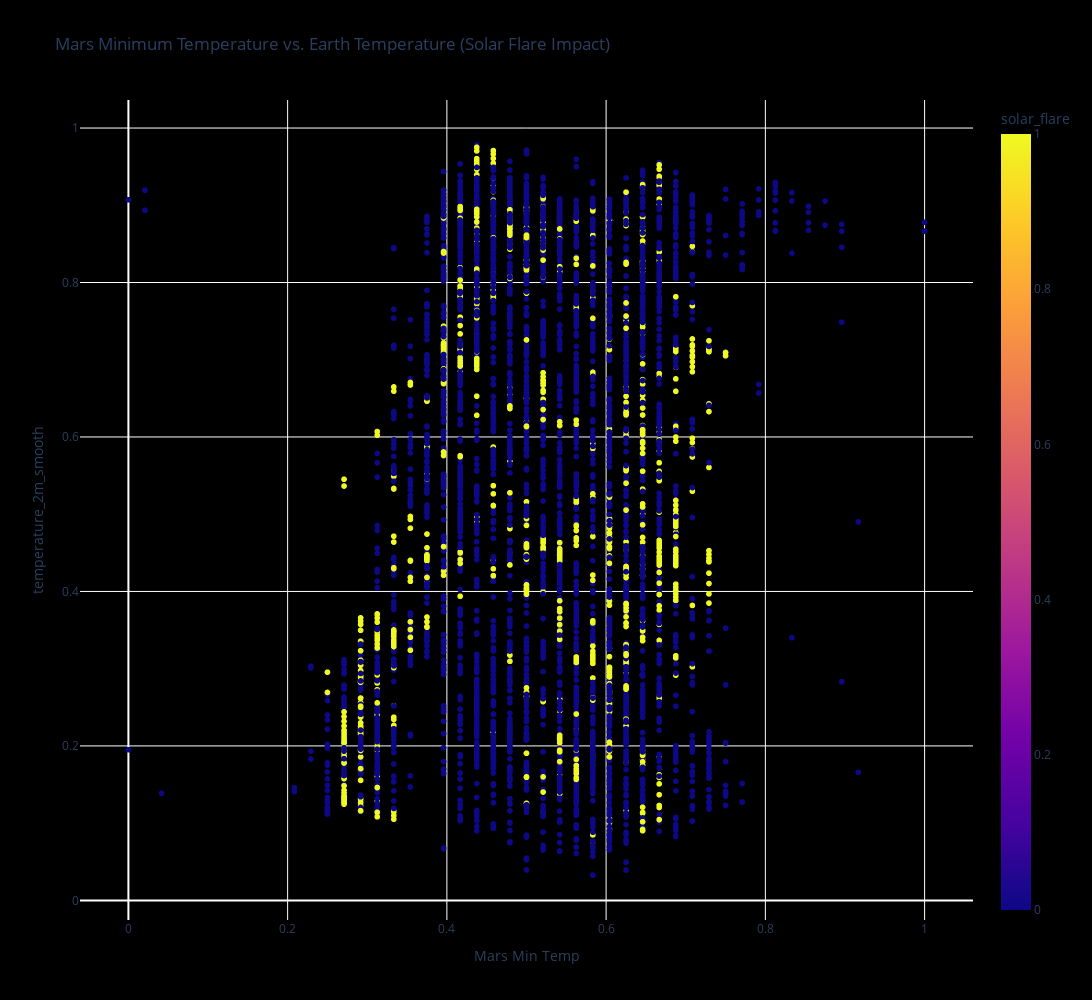

The code cell stored with this chart in its notebook:
### Code cell
fig = px.scatter(merged_df, x="min_temp", y="temperature_2m_smooth", color="solar_flare",
                  title="Mars Minimum Temperature vs. Earth Temperature (Solar Flare Impact)",
                  labels={"min_temp": "Mars Min Temp", "temperature_2m": "Earth Temperature"})
fig.update_layout(paper_bgcolor="#000000",
                  plot_bgcolor="#000000",
                  height=1000, 
                  width=2000)
fig.show()

### Figure 1 — Plotly figure (JSON) as saved in the notebook; plotly's stock layout.template omitted (floating-point values rounded to 4 significant figures; data arrays with more than 128 entries replaced by an {"elided": "..."} marker saying what was removed)
{"data": [{"hovertemplate": "Mars Min Temp=%{x}<br>temperature_2m_smooth=%{y}<br>solar_flare=%{marker.color}<extra></extra>", "legendgroup": "", "marker": {"color": {"elided": "5450 int values"}, "coloraxis": "coloraxis", "symbol": "circle"}, "mode": "markers", "name": "", "showlegend": false, "type": "scattergl", "x": {"elided": "5450 float values"}, "xaxis": "x", "y": {"elided": "5450 float values"}, "yaxis": "y"}], "layout": {"coloraxis": {"colorbar": {"title": {"text": "solar_flare"}}, "colorscale": [[0, "#0d0887"], [0.1111, "#46039f"], [0.2222, "#7201a8"], [0.3333, "#9c179e"], [0.4444, "#bd3786"], [0.5556, "#d8576b"], [0.6667, "#ed7953"], [0.7778, "#fb9f3a"], [0.8889, "#fdca26"], [1, "#f0f921"]]}, "height": 1000, "legend": {"tracegroupgap": 0}, "paper_bgcolor": "#000000", "plot_bgcolor": "#000000", "title": {"text": "Mars Minimum Temperature vs. Earth Temperature (Solar Flare Impact)"}, "width": 2000, "xaxis": {"anchor": "y", "domain": [0, 1], "title": {"text": "Mars Min Temp"}}, "yaxis": {"anchor": "x", "domain": [0, 1], "title": {"text": "temperature_2m_smooth"}}}}
